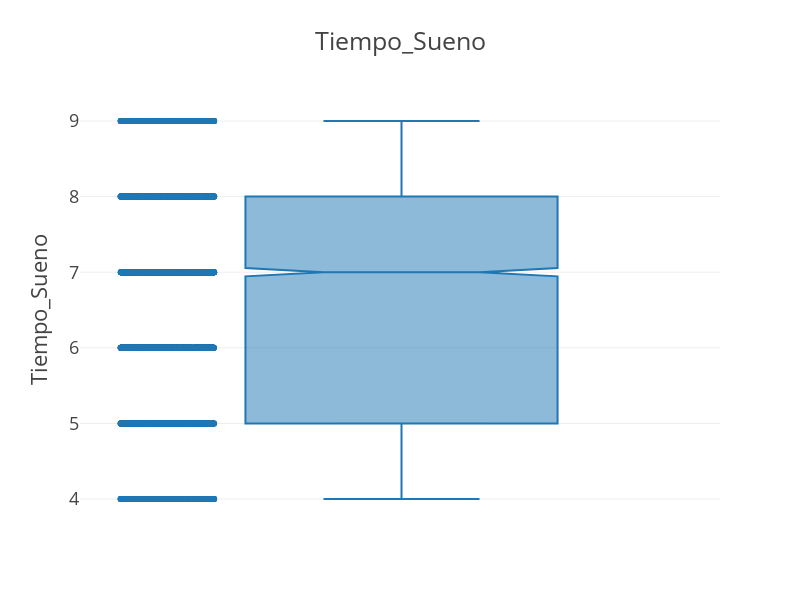

Here is the notebook cell this chart was saved with:
### Code cell
px.box(data_frame=df
    , y="Tiempo_Sueno"
    , width=800, height=600
    , points="all"
    , notched=True   
    , title="Tiempo_Sueno"
    , template='presentation'
    )

### Figure 1 — Plotly figure (JSON) as saved in the notebook; plotly's stock layout.template omitted (floating-point values rounded to 4 significant figures; data arrays with more than 128 entries replaced by an {"elided": "..."} marker saying what was removed)
{"data": [{"alignmentgroup": "True", "boxpoints": "all", "hovertemplate": "Tiempo_Sueno=%{y}<extra></extra>", "legendgroup": "", "marker": {"color": "#1F77B4"}, "name": "", "notched": true, "offsetgroup": "", "orientation": "v", "showlegend": false, "type": "box", "x0": " ", "xaxis": "x", "y": {"elided": "8156 int values"}, "y0": " ", "yaxis": "y"}], "layout": {"boxmode": "group", "height": 600, "legend": {"tracegroupgap": 0}, "title": {"text": "Tiempo_Sueno"}, "width": 800, "xaxis": {"anchor": "y", "domain": [0, 1]}, "yaxis": {"anchor": "x", "domain": [0, 1], "title": {"text": "Tiempo_Sueno"}}}}
